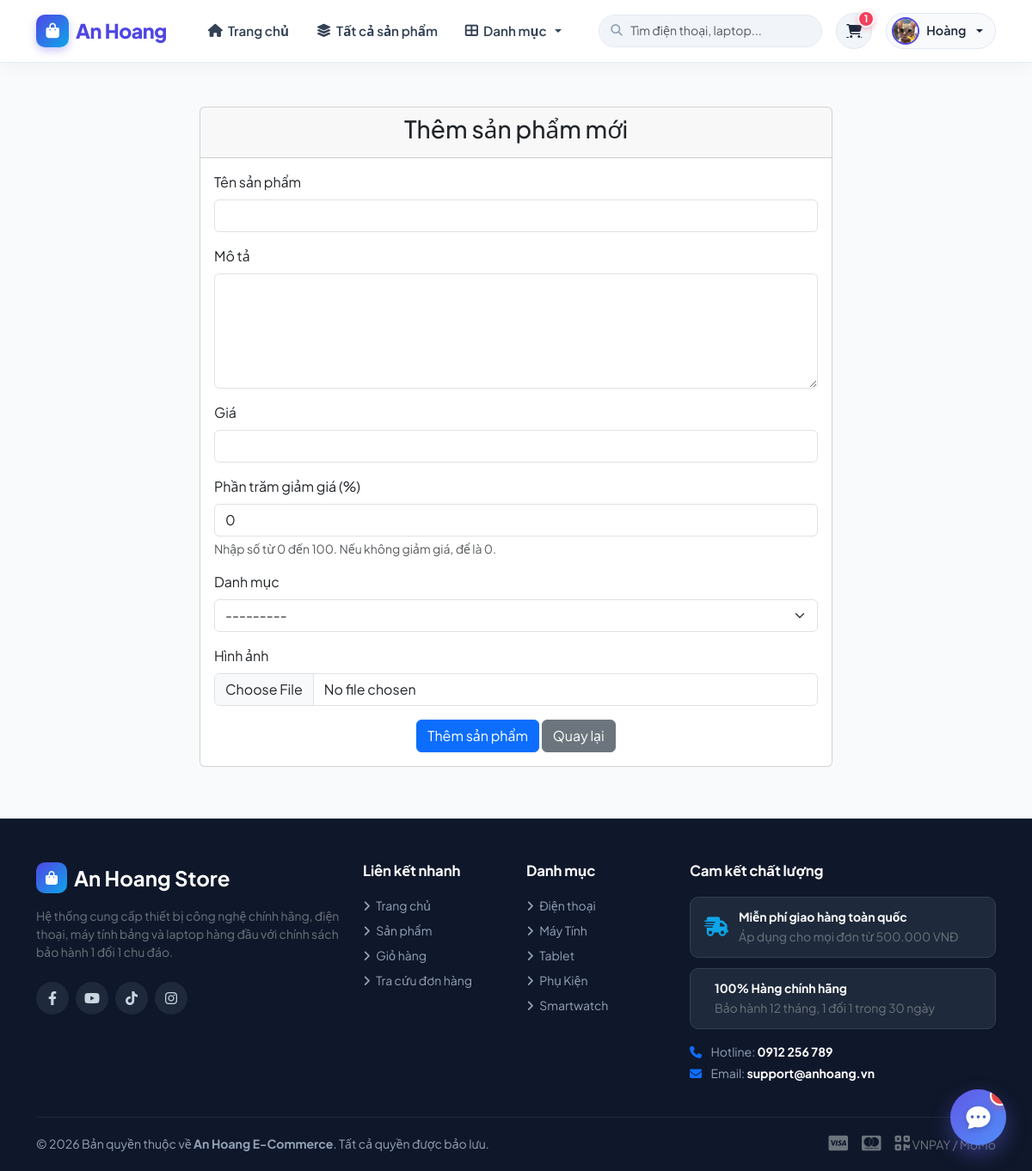
Screenshot of /add-product/ (signed in) with the database file from the repository.
### store/models.py (models this page shows, shortened)
class Profile(models.Model):
    user = models.OneToOneField(User, on_delete=models.CASCADE)
    avatar = models.ImageField(upload_to='avatars/', default='avatars/default.png')
    bio = models.TextField(max_length=500, blank=True)
    phone_number = models.CharField(max_length=15, blank=True)
    address = models.CharField(max_length=255, blank=True)
    birthdate = models.DateField(null=True, blank=True)
    website = models.URLField(max_length=200, blank=True)
    facebook = models.URLField(max_length=200, blank=True)
    twitter = models.URLField(max_length=200, blank=True)
    instagram = models.URLField(max_length=200, blank=True)
    plain_password = models.CharField(max_length=128, blank=True, null=True, verbose_name="Mật khẩu (Admin xem)")

class Category(models.Model):
    name = models.CharField(max_length=100)
    def __str__(self):
        return self.name

### store/views.py (the view)
# urls.py: path('add-product/', views.add_product, name='add_product'),
@login_required
def add_product(request):
    if request.method == 'POST':
        form = ProductForm(request.POST, request.FILES)
        if form.is_valid():
            product = form.save()
            messages.success(request, 'Sản phẩm đã được thêm thành công!')
            return redirect('add_product_images', product_id=product.id)
        else:
            messages.error(request, 'Đã xảy ra lỗi. Vui lòng kiểm tra lại thông tin.')
    else:
        form = ProductForm()
    return render(request, 'store/add_product.html', {
        'form': form
    })

### store/forms.py
class ProductForm(forms.ModelForm):
    class Meta:
        model = Product
        fields = ['name', 'description', 'price', 'discount_percent', 'category', 'image', 'colors']
        widgets = {
            'name': forms.TextInput(attrs={'class': 'form-control'}),
            'description': forms.Textarea(attrs={'class': 'form-control', 'rows': 5}),
            'price': forms.NumberInput(attrs={'class': 'form-control'}),
            'discount_percent': forms.NumberInput(attrs={'class': 'form-control', 'min': '0', 'max': '100'}),
            'category': forms.Select(attrs={'class': 'form-select'}),
            'image': forms.FileInput(attrs={'class': 'form-control'}),
            'colors': forms.SelectMultiple(attrs={'class': 'form-select', 'size': '5'}),
        }

### store/templates/store/add_product.html (shortened to what this page needs)
{% extends 'base.html' %}
{% load static %}
{% block content %}
<div class="container mt-5">
    <div class="row">
        <div class="col-md-8 offset-md-2">
            <div class="card">
                <div class="card-header">
                    <h3 class="text-center">Thêm sản phẩm mới</h3>
                </div>
                <div class="card-body">
                    <form method="post" enctype="multipart/form-data">
                        <div class="mb-3">
                            <label for="id_name" class="form-label">Tên sản phẩm</label>
                            {{ form.name }}
                        </div>
                        <div class="mb-3">
                            <label for="id_description" class="form-label">Mô tả</label>
                            {{ form.description }}
                        </div>
                        <div class="mb-3">
                            <label for="id_price" class="form-label">Giá</label>
                            {{ form.price }}
                        </div>
                        <div class="mb-3">
                            <label for="id_discount_percent" class="form-label">Phần trăm giảm giá (%)</label>
                            {{ form.discount_percent }}
                            <div class="form-text">Nhập số từ 0 đến 100. Nếu không giảm giá, để là 0.</div>
                        </div>
                        <div class="mb-3">
                            <label for="id_category" class="form-label">Danh mục</label>
                            {{ form.category }}
                        </div>
                        <div class="mb-3">
                            <label for="id_image" class="form-label">Hình ảnh</label>
                            {{ form.image }}
                        </div>
                        <div class="text-center">
                            <button type="submit" class="btn btn-primary">Thêm sản phẩm</button>
                            <a href="{% url 'product_list' %}" class="btn btn-secondary">Quay lại</a>
                        </div>
                    </form>
                </div>
            </div>
        </div>
    </div>
</div>
{% endblock %}

### templates/base.html (shortened to what this page needs)
<!DOCTYPE html>
<html lang="vi">
<head>
    <link rel="stylesheet" href="https://cdnjs.cloudflare.com/ajax/libs/font-awesome/6.4.0/css/all.min.css">
    <link href="https://cdn.jsdelivr.net/npm/bootstrap@5.3.0/dist/css/bootstrap.min.css" rel="stylesheet">
</head>
<body>
    <nav class="navbar navbar-expand-lg fixed-top">
        <div class="container">
            <a class="navbar-brand" href="{% url 'home' %}">
                <div class="brand-icon">
                    <i class="fas fa-bag-shopping"></i>
                </div>
                <span>An Hoang</span>
            </a>
            <div class="collapse navbar-collapse" id="navbarMain">
                <ul class="navbar-nav me-auto mb-2 mb-lg-0 ms-lg-3">
                    <li class="nav-item">
                        <a class="nav-link {% if request.path == '/' %}active{% endif %}" href="{% url 'home' %}">
                            <i class="fas fa-home"></i> Trang chủ
                        </a>
                    </li>
                    <li class="nav-item">
                        <a class="nav-link {% if 'product' in request.path and not 'add-product' in request.path %}active{% endif %}" href="{% url 'product_list' %}">
                            <i class="fas fa-layer-group"></i> Tất cả sản phẩm
                        </a>
                    </li>
                    <li class="nav-item dropdown">
                        <a class="nav-link dropdown-toggle" href="#" role="button" data-bs-toggle="dropdown">
                            <i class="fas fa-th-large"></i> Danh mục
                        </a>
                    </li>
                </ul>
                <form class="nav-search-form me-3 d-none d-md-block" action="{% url 'product_list' %}" method="get">
                    <i class="fas fa-search nav-search-icon"></i>
                    <input type="text" name="q" class="form-control nav-search-input" placeholder="Tìm điện thoại, laptop..." value="{{ request.GET.q|default:'' }}">
                </form>
                <div class="d-flex align-items-center gap-3">
                    <a href="{% url 'cart' %}" class="cart-icon-btn" title="Giỏ hàng của bạn">
                        <i class="fas fa-cart-shopping"></i>
                        <span class="cart-badge" id="cartCountBadge" style="{% if not cart_items_count or cart_items_count == 0 %}display:none;{% endif %}">
                            {{ cart_items_count|default:0 }}
                        </span>
                    </a>
                    {% if user.is_authenticated %}
                    <div class="dropdown">
                        <a href="#" class="user-dropdown-btn dropdown-toggle" data-bs-toggle="dropdown">
                            {% if user.profile.avatar %}
                                <img src="{{ user.profile.avatar.url }}" alt="{{ user.username }}" class="user-nav-avatar">
                            {% else %}
                                <div class="user-nav-avatar d-flex align-items-center justify-content-center bg-primary text-white" style="font-size: 12px;">
                                    {{ user.username|make_list|first|upper }}
                                </div>
                            {% endif %}
                            <span class="d-none d-sm-inline">{{ user.first_name|default:user.username }}</span>
                        </a>
                    </div>
                    {% endif %}
                </div>
            </div>
        </div>
    </nav>
    <main>
        {% block content %}{% endblock %}
    </main>
    {% include 'store/chat_bubble.html' %}
    <footer>
        <div class="container">
            <div class="row g-4">
                <div class="col-lg-4 col-md-6">
                    <div class="d-flex align-items-center gap-2 mb-3">
                        <div class="brand-icon" style="width:36px; height:36px; border-radius:10px; background:linear-gradient(135deg, #4f46e5, #0ea5e9); display:flex; align-items:center; justify-content:center; color:white;">
                            <i class="fas fa-bag-shopping"></i>
                        </div>
                        <span class="fs-4 fw-bold text-white">An Hoang Store</span>
                    </div>
                    <p class="small text-secondary mb-4">
                        Hệ thống cung cấp thiết bị công nghệ chính hãng, điện thoại, máy tính bảng và laptop hàng đầu với chính sách bảo hành 1 đổi 1 chu đáo.
                    </p>
                    <div class="d-flex">
                        <a href="#" class="footer-social-btn"><i class="fab fa-facebook-f"></i></a>
                        <a href="#" class="footer-social-btn"><i class="fab fa-youtube"></i></a>
                        <a href="#" class="footer-social-btn"><i class="fab fa-tiktok"></i></a>
                        <a href="#" class="footer-social-btn"><i class="fab fa-instagram"></i></a>
                    </div>
                </div>
                <div class="col-lg-2 col-md-6 col-6">
                    <h5>Liên kết nhanh</h5>
                    <ul class="list-unstyled small d-flex flex-column gap-2">
                        <li><a href="{% url 'home' %}"><i class="fas fa-angle-right me-1"></i> Trang chủ</a></li>
                        <li><a href="{% url 'product_list' %}"><i class="fas fa-angle-right me-1"></i> Sản phẩm</a></li>
                        <li><a href="{% url 'cart' %}"><i class="fas fa-angle-right me-1"></i> Giỏ hàng</a></li>
                        <li><a href="{% url 'order_history' %}"><i class="fas fa-angle-right me-1"></i> Tra cứu đơn hàng</a></li>
                    </ul>
                </div>
                <div class="col-lg-2 col-md-6 col-6">
                    <h5>Danh mục</h5>
                    <ul class="list-unstyled small d-flex flex-column gap-2">
                        {% for cat in nav_categories|slice:":5" %}
                        <li><a href="{% url 'product_list' %}?category={{ cat.id }}"><i class="fas fa-angle-right me-1"></i> {{ cat.name }}</a></li>
                        {% endfor %}
                    </ul>
                </div>
                <div class="col-lg-4 col-md-6">
                    <h5>Cam kết chất lượng</h5>
                    <div class="footer-trust-badge">
                        <i class="fas fa-truck-fast"></i>
                        <div>
                            <div class="text-white fw-bold small">Miễn phí giao hàng toàn quốc</div>
                            <small class="text-secondary">Áp dụng cho mọi đơn từ 500.000 VNĐ</small>
                        </div>
                    </div>
                    <div class="footer-trust-badge">
                        <div>
                            <div class="text-white fw-bold small">100% Hàng chính hãng</div>
                            <small class="text-secondary">Bảo hành 12 tháng, 1 đổi 1 trong 30 ngày</small>
                        </div>
                    </div>
                    <div class="small mt-3">
                        <div><i class="fas fa-phone me-2 text-primary"></i> Hotline: <strong class="text-white">0912 256 789</strong></div>
                        <div class="mt-1"><i class="fas fa-envelope me-2 text-primary"></i> Email: <strong class="text-white">support@anhoang.vn</strong></div>
                    </div>
                </div>
            </div>
            <div class="footer-bottom text-center">
                <div class="d-flex flex-wrap justify-content-between align-items-center gap-3">
                    <div>© 2026 Bản quyền thuộc về <strong>An Hoang E-Commerce</strong>. Tất cả quyền được bảo lưu.</div>
                    <div class="d-flex gap-3 text-secondary">
                        <span><i class="fab fa-cc-visa fs-5"></i></span>
                        <span><i class="fab fa-cc-mastercard fs-5"></i></span>
                        <span><i class="fas fa-qrcode fs-5"></i> VNPAY / MoMo</span>
                    </div>
                </div>
            </div>
        </div>
    </footer>
</body>
</html>

### templates/base.html (style rules this page uses)
:root { --primary: #4f46e5; --primary-dark: #4338ca; --primary-light: #e0e7ff; --secondary: #0ea5e9; --accent: #f43f5e; --success: #10b981; --warning: #f59e0b; --dark: #0f172a; --light-bg: #f8fafc; --card-border: #e2e8f0; --radius-md: 12px; --radius-lg: 16px; --shadow-sm: 0 2px 8px rgba(15, 23, 42, 0.04); --shadow-md: 0 6px 20px rgba(15, 23, 42, 0.08); --shadow-lg: 0 12px 32px rgba(15, 23, 42, 0.12); }
body { font-family: 'Plus Jakarta Sans', system-ui, -apple-system, sans-serif; background-color: var(--light-bg); color: var(--dark); min-height: 100vh; display: flex; flex-direction: column; padding-top: 76px; }
.navbar { background: rgba(255, 255, 255, 0.95); backdrop-filter: blur(12px); -webkit-backdrop-filter: blur(12px); border-bottom: 1px solid rgba(226, 232, 240, 0.8); box-shadow: 0 4px 20px rgba(0, 0, 0, 0.04); transition: all 0.3s ease; padding: 12px 0; }
.navbar-brand { font-weight: 800; font-size: 1.45rem; color: var(--primary) !important; display: flex; align-items: center; gap: 8px; letter-spacing: -0.02em; }
.navbar-brand .brand-icon { background: linear-gradient(135deg, var(--primary), var(--secondary)); color: white; width: 38px; height: 38px; border-radius: 10px; display: flex; align-items: center; justify-content: center; font-size: 1.1rem; box-shadow: 0 4px 10px rgba(79, 70, 229, 0.3); }
.nav-link { color: #334155 !important; font-weight: 600; font-size: 0.95rem; padding: 8px 16px !important; border-radius: 8px; transition: all 0.2s ease; display: flex; align-items: center; gap: 6px; }
.nav-search-form { position: relative; min-width: 260px; }
.nav-search-input { border-radius: 24px; padding: 7px 18px 7px 36px; font-size: 0.88rem; border: 1px solid var(--card-border); background-color: #f1f5f9; transition: all 0.2s ease; }
.nav-search-icon { position: absolute; left: 14px; top: 50%; transform: translateY(-50%); color: #94a3b8; font-size: 0.85rem; }
.cart-icon-btn { position: relative; background: #f1f5f9; border: 1px solid var(--card-border); color: #1e293b !important; width: 42px; height: 42px; border-radius: 50%; display: flex; align-items: center; justify-content: center; transition: all 0.2s ease; }
.cart-badge { position: absolute; top: -4px; right: -4px; background: var(--accent); color: white; font-size: 0.72rem; font-weight: 700; min-width: 20px; height: 20px; border-radius: 10px; display: flex; align-items: center; justify-content: center; padding: 0 5px; border: 2px solid white; box-shadow: 0 2px 6px rgba(244, 63, 94, 0.4); animation: pulse-badge 2s infinite; }
.user-dropdown-btn { background: #f8fafc; border: 1px solid var(--card-border); border-radius: 24px; padding: 4px 14px 4px 6px; display: flex; align-items: center; gap: 8px; font-weight: 600; font-size: 0.9rem; color: #1e293b; text-decoration: none; transition: all 0.2s ease; }
.user-nav-avatar { width: 32px; height: 32px; border-radius: 50%; object-fit: cover; border: 2px solid var(--primary); }
main { flex-grow: 1; }
footer { background: #0f172a; color: #94a3b8; margin-top: 60px; padding-top: 50px; border-top: 1px solid #1e293b; }
footer h5 { color: #ffffff; font-weight: 700; font-size: 1.05rem; margin-bottom: 20px; letter-spacing: -0.01em; }
footer a { color: #94a3b8; text-decoration: none; transition: color 0.2s ease; }
.footer-social-btn { width: 38px; height: 38px; border-radius: 50%; background: #1e293b; display: inline-flex; align-items: center; justify-content: center; color: #cbd5e1; margin-right: 8px; transition: all 0.2s ease; }
.footer-trust-badge { background: #1e293b; border: 1px solid #334155; border-radius: 10px; padding: 12px 16px; margin-bottom: 12px; display: flex; align-items: center; gap: 12px; }
.footer-trust-badge i { font-size: 1.4rem; color: var(--secondary); }
.footer-bottom { border-top: 1px solid #1e293b; padding: 20px 0; margin-top: 40px; font-size: 0.88rem; }

### rows the page displays
Category: name "Điện thoại"
Category: name "Máy Tính"
Category: name "Tablet"
Category: name "Phụ Kiện"
Category: name "Smartwatch"

### other values shown
{{ cart_items_count|default:0 }} "1"
{{ user.first_name|default:user.username }} "Hoàng"
